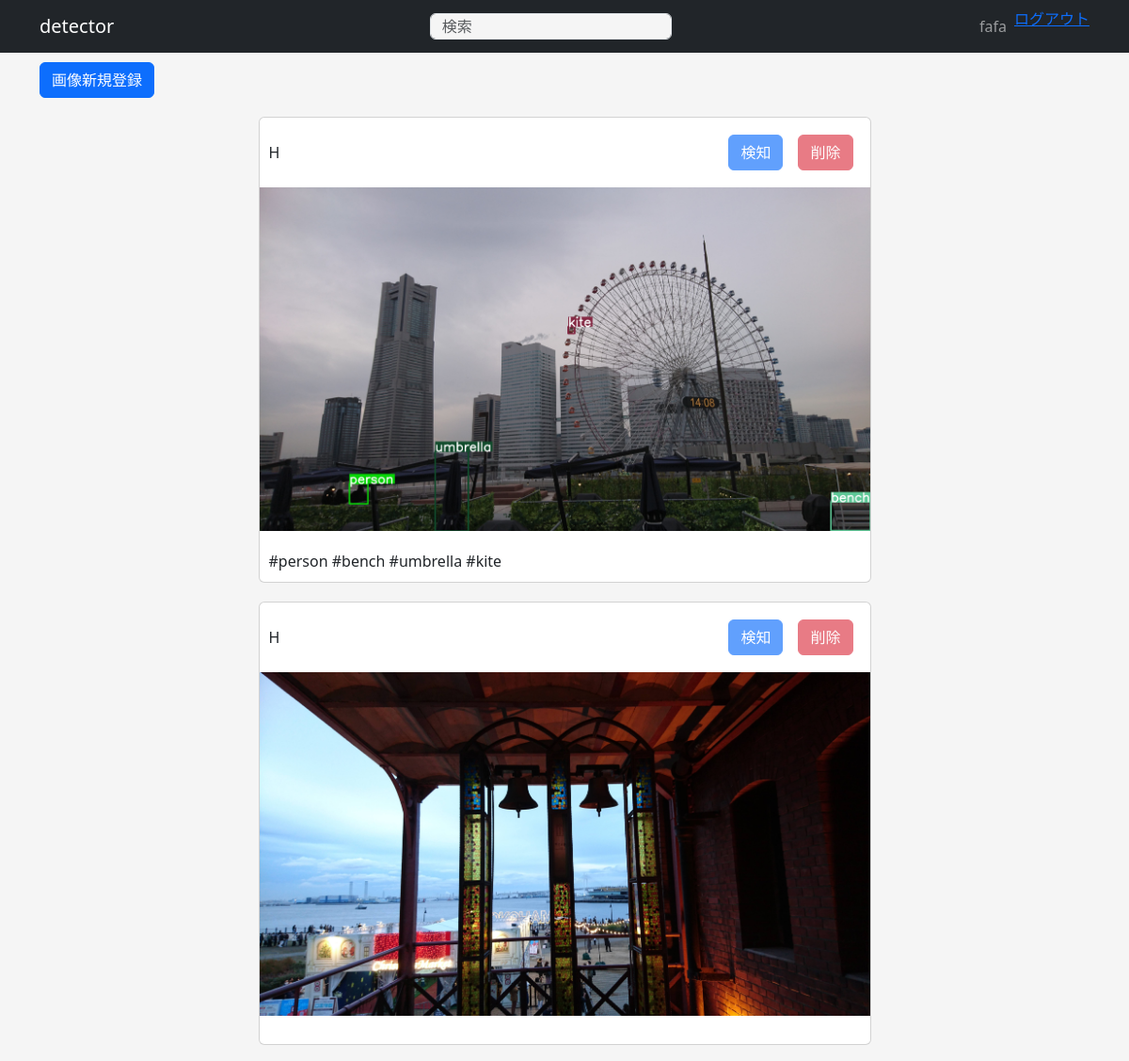
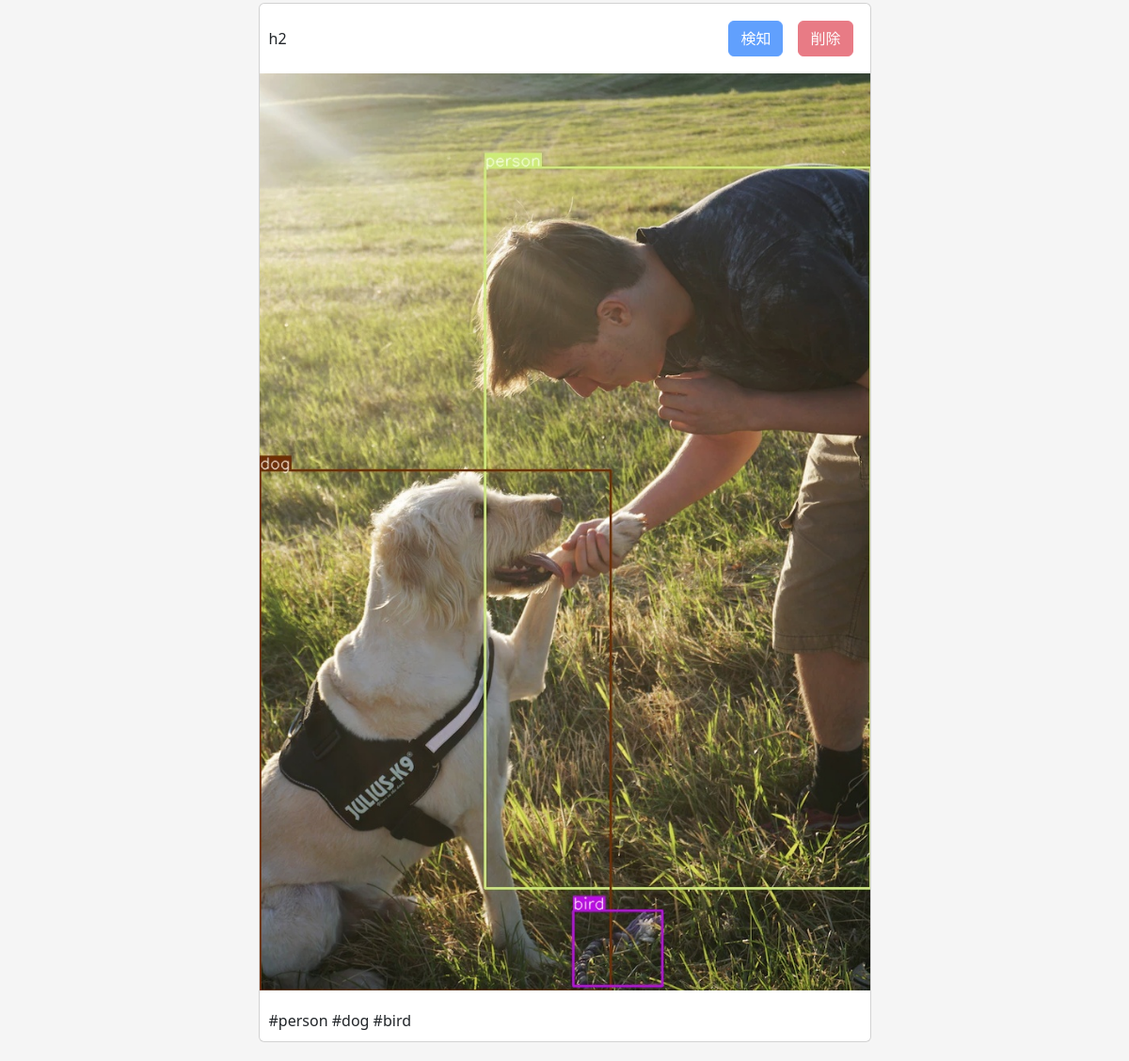
The page / (signed in) on the database its author committed (2 pictures, top to bottom).
### apps/crud/models.py (models this page shows, shortened)
class User(db.Model, UserMixin):
    __tablename__ = "users"
    id = db.Column(db.Integer, primary_key=True)
    username = db.Column(db.String, index=True)
    email = db.Column(db.String, unique=True, index=True)
    password_hash = db.Column(db.String)
    created_at = db.Column(db.DateTime, default=datetime.now)
    updated_at = db.Column(db.DateTime, default=datetime.now, onupdate=datetime.now)
    user_images = db.relationship("UserImage", backref="user")
    @property
    def password(self):
        raise AttributeError("読み取り不可")

### apps/detector/models.py (models this page shows)
class UserImage(db.Model):
    __tablename__ = "user_images"
    id = db.Column(db.Integer, primary_key=True)
    user_id = db.Column(db.String, db.ForeignKey("users.id"))
    image_path = db.Column(db.String)
    is_detected = db.Column(db.Boolean, default=False)
    created_at = db.Column(db.DateTime, default=datetime.now)
    updated_at = db.Column(db.DateTime, default=datetime.now, onupdate=datetime.now)

class UserImageTag(db.Model):
    __tablename__ = "user_image_tags"
    id = db.Column(db.Integer, primary_key=True)
    user_image_id = db.Column(db.String, db.ForeignKey("user_images.id"))
    tag_name = db.Column(db.String)
    created_at = db.Column(db.DateTime, default=datetime.now)
    updated_at = db.Column(db.DateTime, default=datetime.now, onupdate=datetime.now)

### apps/detector/views.py (the view)
@dt.route("/")
def index():
    user_images = (
        db.session.query(User, UserImage)
        .join(UserImage)
        .filter(User.id == UserImage.user_id)
        .all()
    )
    user_image_tag_dict = {}
    for user_image in user_images:
        user_image_tags = (
            db.session.query(UserImageTag)
            .filter(UserImageTag.user_image_id == user_image.UserImage.id)
            .all()
        )
        user_image_tag_dict[user_image.UserImage.id] = user_image_tags
    detector_form = DetectorForm()
    delete_form = DeleteForm()
    return render_template(
        "detector/index.html",
        user_images=user_images,
        user_image_tag_dict=user_image_tag_dict,
        detector_form=detector_form,
        delete_form=delete_form,
    )

### apps/detector/forms.py
class DetectorForm(FlaskForm):
    submit = SubmitField("検知")

class DeleteForm(FlaskForm):
    submit = SubmitField("削除")

### apps/crud/models.py (called while the page is built)
@login_manager.user_loader
def load_user(user_id):
    return User.query.get(user_id)

### apps/detector/templates/detector/index.html (shortened to what this page needs)
{% extends "detector/base.html" %}
{% block content %}
<div class="col-md-10 text-right dt-image-register-btn">
    <a href="{{ url_for('detector.upload_image') }}" class="btn btn-primary">画像新規登録</a>
</div>
{% for user_image in user_images %}
<div class="card col-md-7 dt-image-content">
    <header class="d-flex justify-content-between">
        <div class="dt-image-username">{{ user_image.User.username }}</div>
        <div class="d-flex flex-row-reverse">
            <div class="p-2">
                <form action="{{ url_for('detector.delete_image', image_id=user_image.UserImage.id) }}" method="POST">
                    {% if current_user.id == user_image.User.id %}
                    {{ delete_form.submit(class="btn btn-danger") }}
                    {% else%}
                    {{ delete_form.submit(class="btn btn-danger", disabled="disabled") }}
                    {% endif %}
                </form>
            </div>
            <div class="p-2">
                <form action="{{ url_for('detector.detect', image_id=user_image.UserImage.id) }}" method="POST">
                    {% if current_user.id == user_image.User.id and user_image.UserImage.is_detected == False %}
                    {{ detector_form.submit(class="btn btn-primary") }}
                    {% else %}
                    {{ detector_form.submit(class="btn btn-primary", disabled="disabled") }}
                    {% endif %}
                </form>
            </div>
        </div>
    </header>
    <section>
        <img src="{{ url_for('detector.image_file', filename=user_image.UserImage.image_path) }}" alt="アップロード画像">
    </section>
    <footer>
        {% for tag in user_image_tag_dict[user_image.UserImage.id] %}
        #{{ tag.tag_name}}
        {% endfor %}
    </footer>
</div>
{% endfor %}
{% endblock %}

### apps/detector/templates/detector/base.html (shortened to what this page needs)
<!DOCTYPE html>
<html lang="ja">
<head>
    <link rel="stylesheet" href="{{ url_for('static', filename='css/bootstrap.min.css') }}">
    <link rel="stylesheet" href="{{ url_for('static', filename='css/style.css') }}">
</head>
<body>
    <nav class="navbar navbar-expand-lg navbar-dark bg-dark">
        <div class="container">
            <a class="navbar-brand" href="{{ url_for('detector.index') }}">detector</a>
            {% if url_for(request.endpoint) == url_for('detector.index') or url_for(request.endpoint) ==
            url_for('detector.search') %}
            <div class="btn-group">
                <form action="{{ url_for('detector.search') }}" method="GET" name="dtSearchForm">
                    {% if request.args.get("search") %}
                    <input type="search" id="dt-search" class="form-control col-md-12 dt-search" placeholder="検索"
                        name="search" value="{{ request.args.get('search') }}">
                    {% else %}
                    <input type="search" id="dt-search" class="form-control col-md-12 dt-search" placeholder="検索"
                        name="search">
                    {% endif %}
                </form>
            </div>
            {% endif %}
            <ul class="navbar-nav">
                {% if current_user.is_authenticated %}
                <li class="nav-item">
                    <span class="nav-link">{{ current_user.username }}</span>
                </li>
                <li class="nav-item">
                    <a href="{{ url_for('auth.logout') }}">ログアウト</a>
                </li>
                {% endif %}
            </ul>
        </div>
    </nav>
    <section class="container">
        {% block content %}{% endblock %}
    </section>
</body>
</html>

### apps/static/css/style.css (style rules this page uses)
body { background-color: #f5f5f5; }
input[type="search"] { background-color: #f5f5f5; }
.dt-search { height: 28px !important; }
.dt-image-content { margin: 20px auto; padding: 0; }
.dt-image-username { padding-top: 15px; }
.dt-image-register-btn { padding: 10px 47px 0 0; }
.dt-image-content header { padding: 10px 10px 0 10px; }
.dt-image-content section { padding: 10px 0; margin: auto; }
.dt-image-content footer { padding: 10px; }
.dt-image-content section img { width: 100%; }

### rows shown on the page
User: username "fafa"
User: User.username "H", image_path (picture)
UserImageTag: tag_name "person"
UserImageTag: tag_name "bench"
UserImageTag: tag_name "umbrella"
UserImageTag: tag_name "kite"
User: User.username "h2", image_path (picture)
UserImageTag: tag_name "person"
UserImageTag: tag_name "dog"
UserImageTag: tag_name "bird"
